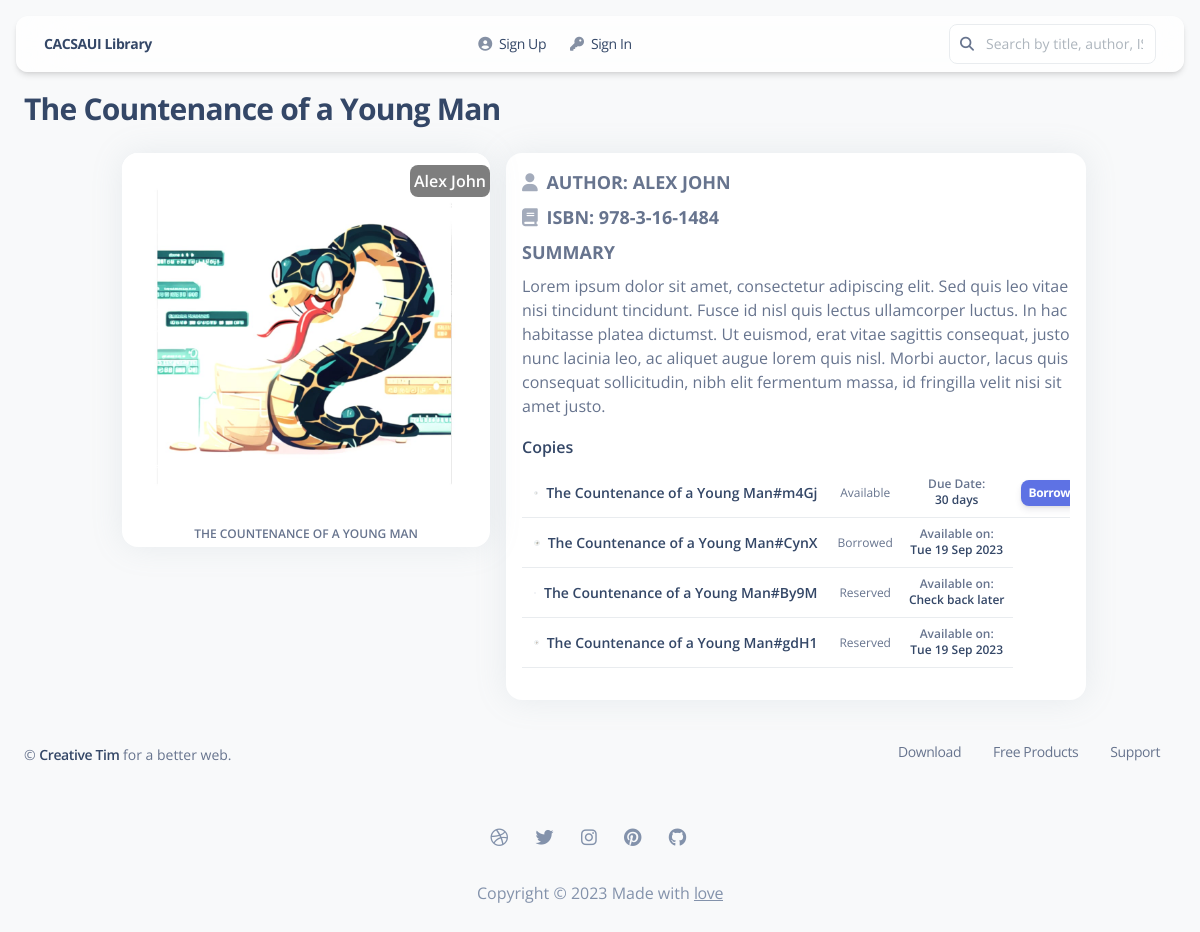
Page /books/5ad72ec0-bdfd-45be-90c1-74a80a4b6495 on the committed database.
### books/models.py (models this page shows, shortened)
class Book(models.Model):
    id = models.UUIDField(primary_key=True, default=uuid4, editable=False)
    title = models.CharField(max_length=256)
    author = models.ForeignKey(Author, related_name="books", on_delete=models.PROTECT)
    summary = models.TextField(max_length=1024, null=True, blank=True)
    isbn = models.CharField("ISBN_13", max_length=13, blank=True)
    isbn_10 = models.CharField("ISBN_10", max_length=10, null=True, blank=True)
    num_of_pages = models.CharField(max_length=6, null=True, blank=True)
    cover_src = models.CharField(max_length=50, null=True, blank=True)
    cover = models.ImageField(blank=True, upload_to="covers/", null=True)
    published_date = models.CharField(max_length=50, null=True, blank=True)
    date_added = models.DateField(auto_now_add=True)
    class Meta:
        ordering = ["-date_added"]

class Author(models.Model):
    id = models.UUIDField(primary_key=True, default=uuid4, editable=False)
    open_library_key = models.CharField(null=True, blank=True, max_length=20)
    names = models.CharField(max_length=256, blank=False, default="Alex John")
    bio = models.CharField(max_length=2048, null=True, blank=True)
    class Meta:
        ordering = ["names"]

class BookCopy(models.Model):
    id = models.CharField(
        primary_key=True, default=gen_rand_four, editable=False, max_length=4
    )
    book = models.ForeignKey("Book", related_name="copies", on_delete=models.CASCADE)
    due_date = models.DateField(
        null=True, blank=True, help_text="When the book is due for returning"
    )
    LOAN_STATUS = (("a", "available"), ("b", "borrowed"), ("r", "reserved"))
    status = models.CharField(max_length=1, default="a", choices=LOAN_STATUS)
    class Meta:
        ordering = ["status"]
    def __str__(self) -> str:
        return f"{self.book.title}#{self.id}"

### books/views.py (the view)
# urls.py: path('<uuid:pk>', BookDetailView.as_view(), name='book_detail' ),
class BookDetailView(DetailView):
    model = Book
    context_object_name = "book"
    template_name = "books/detail.html"

### templates/books/detail.html (shortened to what this page needs)
{% extends "layouts/base-shadow.html" %}
{% load static %}
{% block page_heading %}
<h3> {{book.title}} </h3>
{% endblock page_heading %}
{% block content %}
        <div class="flex flex-wrap justify-center -mx-3">
          <div class="w-full max-w-full px-3 mb-6 sm:flex-none xl:w-4/12">
            <div class="relative flex flex-col min-w-0 break-words bg-white border-0 shadow-xl dark:bg-slate-850 dark:shadow-dark-xl rounded-2xl bg-clip-border">
                <p class="absolute right-0 top-3 bg-black text-white leading-normal opacity-50 font-semibold p-1 border border-none rounded-lg" >
                    {{book.author.names}}
                </p>
                <img class="w-full rounded-t-2xl" src="{{book.cover.url}}" alt="profile cover image">
                <div class="border-black/12.5 rounded-t-2xl p-1 text-center">
                    <p class="mb-0 font-sans text-xs font-semibold leading-normal uppercase dark:text-white dark:opacity-60">
                    {{book.title}}
                    </p>
                </div>
            </div>
          </div>
          <div class="w-full max-w-full px-1 shrink-0 md:w-6/12 md:flex-0 md:mt-0">
            <div class="p-4  bg-white border-0 border-solid shadow-xl dark:bg-slate-850 dark:shadow-dark-xl dark:bg-gray-950 border-black-125 rounded-2xl bg-clip-border">
              <span>
                <p class="mb-2 font-sans text-lg font-bold leading-normal uppercase dark:text-white dark:opacity-60">
                <i class="mr-1 fa fa-user opacity-60"></i>
                  Author: {{book.author.names}}
                </p>
              </span>
              <p class="mb-2 font-sans text-lg font-bold leading-normal uppercase dark:text-white dark:opacity-60">
                <i class="mr-1 fa fa-book opacity-60"></i>
                ISBN: {{book.isbn}}
              </p>
              <p class="mb-2 font-sans text-lg font-bold leading-normal uppercase dark:text-white dark:opacity-60">
                Summary
              </p>
              <p class="mb-0 font-sans text-justify leading-normal dark:text-white dark:opacity-60">
                {{book.summary}}
              </p>
              <div class="mt-4 rounded-t-4">
                <div class="flex justify-between">
                  <h6 class="mb-2 dark:text-white">Copies</h6>
                </div>
              </div>
              <div class="overflow-x-auto">
                <table class="items-center w-full mb-4 align-top border-collapse border-gray-200 dark:border-white/40">
                  <tbody>
                  {% for copy in book.copies.all  %}
                    <tr>
                      <td class="p-2 align-middle bg-transparent border-b w-3/10 whitespace-nowrap dark:border-white/40">
                        <div class="flex items-center px-1 py-1">
                          <div>
                            <img class="h-full w-full border border-solid bg-clip-border rounded-lg" src="{{copy.book.cover.url}}" alt="Book copy cover" />
                          </div>
                          <div class="ml-2">
                            <h6 class="mb-0 text-sm leading-normal dark:text-white">{{copy}}</h6>
                          </div>
                        </div>
                      </td>
                      <td class="p-2 align-middle bg-transparent border-b whitespace-nowrap dark:border-white/40">
                        <div class="text-center">
                          <p class="mb-0 text-xs leading-normal dark:text-white {% if copy.status == 'a' %} text-green {% endif %}">{{copy.get_status_display|title}}</p>
                        </div>
                      </td>
                      {% if copy.status == 'a'  %}
                        <td class="p-2 text-sm leading-normal align-middle bg-transparent border-b whitespace-nowrap dark:border-white/40">
                          <div class="flex-1 text-center">
                            <p class="mb-0 text-xs font-semibold leading-tight dark:text-white dark:opacity-60">Due Date:</p>
                            <h6 class="mb-0 text-xs leading-normal dark:text-white">30 days</h6>
                          </div>
                        </td>
                        <td class="p-2 align-middle bg-transparent border-b whitespace-nowrap dark:border-white/40">
                          <form action="{% url 'borrow_book' pk=copy.id %}" method="post">
                          <button type="submit" onclick="return confirm('You\'re trying to borrow \'{{copy}}\', to be returned within 30 days from delivery. Continue?')"
                          class="inline-block px-2 py-1 mb-0 mr-1 font-bold leading-normal text-center text-white align-middle transition-all ease-in bg-blue-500 border-0 rounded-lg shadow-md cursor-pointer hover:-translate-y-px hover:shadow-xs active:opacity-85 text-xs tracking-tight-rem">
                          Borrow
                          </button>
                          </form>
                        </td>
                      {% else %}
                        <td class="p-2 text-sm leading-normal align-middle bg-transparent border-b whitespace-nowrap dark:border-white/40">
                          <div class="flex-1 text-center">
                            <p class="mb-0 text-xs font-semibold leading-tight dark:text-white dark:opacity-60">Available on:</p>
                            <h6 class="mb-0 text-xs leading-normal dark:text-white">{{copy.due_date|date:"D d M Y"|default:"Check back later"}}</h6>
                          </div>
                        </td>
                      {% endif %}
                    </tr>
                  {% endfor %}
                  </tbody>
                </table>
              </div>
            </div>
          </div>
        </div>
      </div>        </div>
       {% include 'includes/footer.html' %}
{% endblock content %}

### rows in the picture
Book: title "The Countenance of a Young Man", author.names "Alex John", cover (picture), title "THE COUNTENANCE OF A YOUNG MAN", author.names "ALEX JOHN", isbn "978-3-16-1484", summary "Lorem ipsum dolor sit amet, consectetur adipiscing elit. Sed quis leo vitae nisi tincidunt tincidunt. Fusce id nisl quis lectus ullamcorper luctus. In hac habitasse platea dictumst. Ut euismod, erat vitae sagittis consequat, justo nunc lacinia leo, ac aliquet augue lorem quis nisl. Morbi auctor, lacus quis consequat sollicitudin, nibh elit fermentum massa, id fringilla velit nisi sit amet justo."
BookCopy: book.cover (picture), book+id "The Countenance of a Young Man#m4Gj", status "Available"
BookCopy: book.cover (picture), book+id "The Countenance of a Young Man#CynX", status "Borrowed", due_date "Tue 19 Sep 2023"
BookCopy: book.cover (picture), book+id "The Countenance of a Young Man#By9M", status "Reserved", due_date "Check back later"
BookCopy: book.cover (picture), book+id "The Countenance of a Young Man#gdH1", status "Reserved", due_date "Tue 19 Sep 2023"
